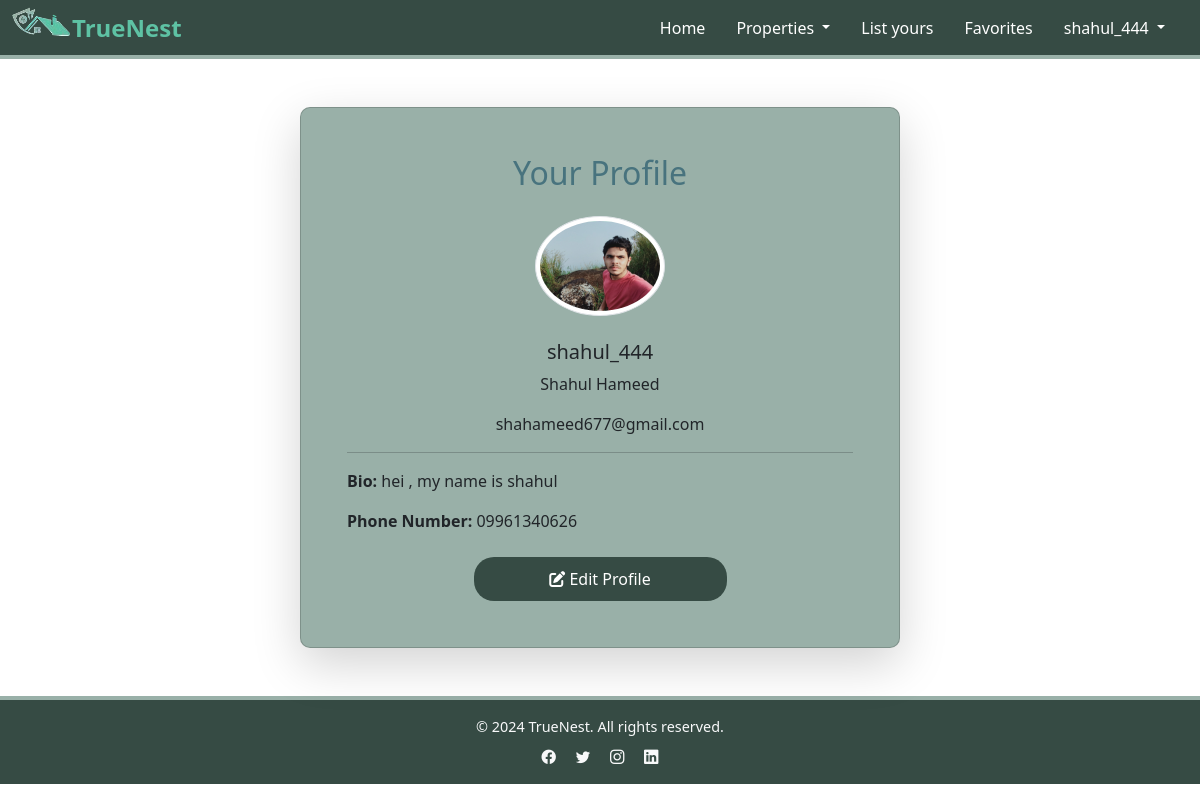
Before: /profile/ (signed in) with the older database file.
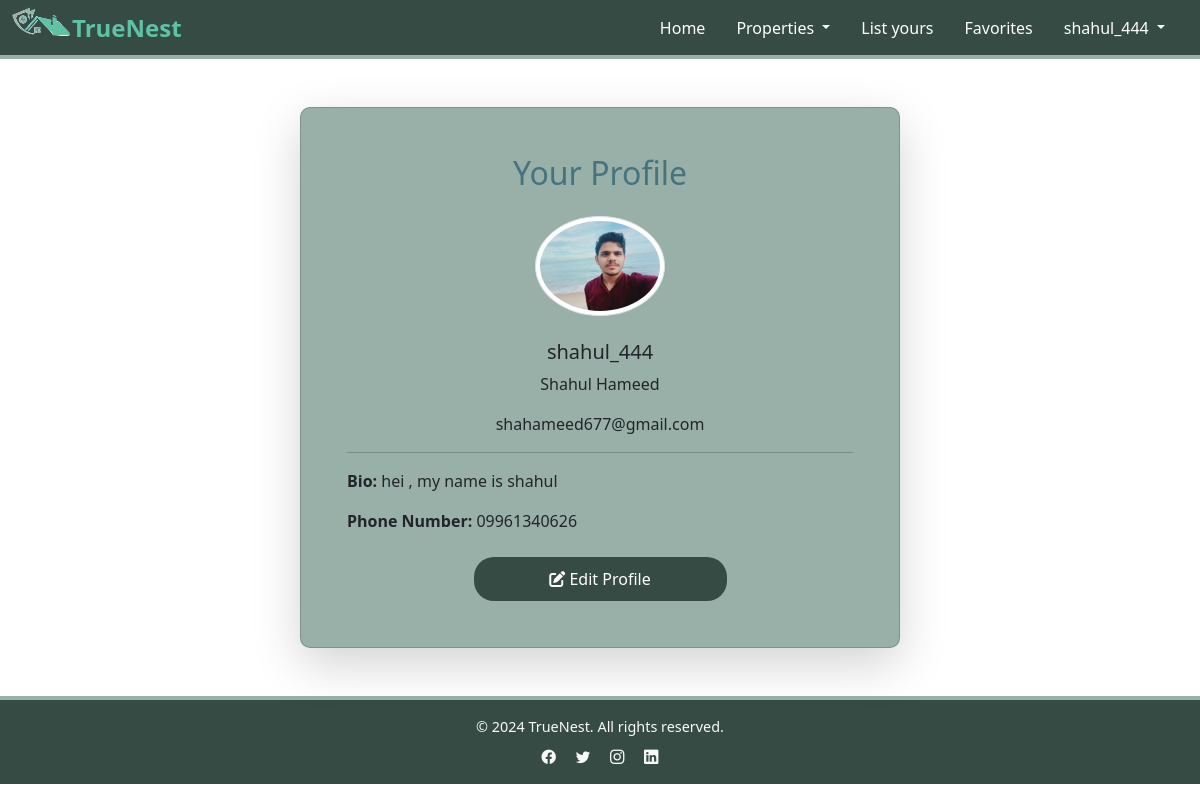
After: the same page with the newer database file.
### users/models.py (models this page shows, shortened)
class Profile(models.Model):
    user = models.OneToOneField(User, on_delete=models.CASCADE)  # Link to the built-in User model
    bio = models.TextField(blank=True, null=True)
    phone_number = models.CharField(max_length=15, blank=True, null=True)
    profile_picture = models.ImageField(upload_to='profile_pics/', blank=True, null=True)

### users/views.py (the view)
# urls.py: path('profile/', views.ProfileListView.as_view(), name='profile_view'),
@method_decorator(login_required, name='dispatch')
class ProfileListView(View):
    def get(self, request, *args, **kwargs):
        try:
            profile = Profile.objects.get(user=request.user)
            return render(request, 'profile.html', {'profile': profile})
        except Profile.DoesNotExist:
            return render(request, 'profile.html', {'profile': None})

### users/templates/profile.html (shortened to what this page needs)
{% extends "base.html" %}
{% load static %}
{% block content %}
<div class="container mt-5 mb-5">
    <div class="card mx-auto shadow-lg register-container" style="max-width: 600px;">
        <div class="card-body">
            {% if profile %}
                <h2 class="text-center mb-4 hdng">Your Profile</h2>
                <div class="text-center mb-4">
                    {% if profile.profile_picture %}
                        <img src="{{ profile.profile_picture.url }}" alt="Profile Picture" class="img-thumbnail rounded-circle" width="130">
                    {% else %}
                        <img src="{% static 'images/default_profile_picture.png' %}" alt="Default Profile Picture" class="img-thumbnail rounded-circle" width="130">
                    {% endif %}
                </div>
                <h5 class="card-title text-center">{{ profile.user.username }}</h5>
                <p class="text-center"> {{ profile.user.first_name  }} {{ profile.user.last_name  }}</p>
                <p class="text-center">{{ profile.user.email }}</p>
                <hr>
                <p><strong>Bio:</strong> {{ profile.bio|default:"No bio added yet." }}</p>
                <p><strong>Phone Number:</strong> {{ profile.phone_number|default:"Not provided." }}</p>
                <div class="text-center mt-4">
                    <a href="{% url 'edit_profile' %}" class="btn reg-btn">
                        <i class="fas fa-edit "></i> Edit Profile
                    </a>
                </div>
            {% endif %}
        </div>
    </div>
</div>
{% endblock %}

### users/templates/base.html (shortened to what this page needs)
{% load static %}
<!DOCTYPE html>
<html lang="en">
  <head>
    <link
      rel="stylesheet"
      href="https://cdn.jsdelivr.net/npm/bootstrap@5.3.0/dist/css/bootstrap.min.css"
    />
    <link
      href="https://cdn.jsdelivr.net/npm/bootstrap-icons/font/bootstrap-icons.css"
      rel="stylesheet"
    />
    <link
      rel="stylesheet"
      href="https://cdnjs.cloudflare.com/ajax/libs/font-awesome/6.0.0-beta3/css/all.min.css"
    />
    <link rel="stylesheet" href="{% static 'css/style.css' %}" />
  </head>
  <body>
    <nav class="navbar navbar-expand-lg">
      <div class="container-fluid">
        <img src="{% static 'images/logo.png' %}" alt="" />
        <a class="navbar-brand" href="{% url 'home_view' %}">TrueNest</a>
        <div class="collapse navbar-collapse" id="navbarNav">
          <ul class="navbar-nav ms-auto">
            <li class="nav-item">
              <a class="nav-link" href="{% url 'home_view' %}">Home</a>
            </li>
            <li class="nav-item dropdown">
              <a
                class="nav-link dropdown-toggle"
                href="#"
                id="navbarDropdown"
                role="button"
                data-bs-toggle="dropdown"
                aria-expanded="false"
              >
                Properties
              </a>
            </li>
            <li class="nav-item">
              <a class="nav-link" href="{% url 'property_list' %}">List yours</a>
            </li>
            <li class="nav-item">
              <a class="nav-link" href="{% url 'favorites_list' %}">Favorites</a>
            </li>
            {% if user.is_authenticated %}
            <li class="nav-item dropdown">
              <a
                class="nav-link dropdown-toggle"
                href="#"
                id="navbarDropdown"
                role="button"
                data-bs-toggle="dropdown"
                aria-expanded="false"
              >
                {{ user.username }}
              </a>
            </li>
            {% endif %}
          </ul>
        </div>
      </div>
    </nav>
    {% block content %} {% endblock %}
    <footer class="text-light text-center py-3">
      <div class="container">
        <p class="mb-2">&copy; 2024 TrueNest. All rights reserved.</p>
        <div>
          <a href="#" class="text-light me-3"><i class="bi bi-facebook"></i></a>
          <a href="#" class="text-light me-3"><i class="bi bi-twitter"></i></a>
          <a href="#" class="text-light me-3"
            ><i class="bi bi-instagram"></i
          ></a>
          <a href="#" class="text-light"><i class="bi bi-linkedin"></i></a>
        </div>
      </div>
    </footer>
  </body>
</html>

### users/static/css/style.css (style rules this page uses)
:root { --light-green: #5ec2a4; --gray: #99b0a8; --darkgreen:#364b44; --bold-green:#204f41; --color5:#48737e; --light-blue:#00a8a4; }
.navbar { background-color:var(--darkgreen); border-bottom: 4px solid var(--gray); padding: 0; }
.navbar-brand { font-size: 1.5rem; font-weight: bold; color:var(--light-green)!important; }
.navbar-nav .nav-link { color: #ffffff !important; font-weight: 500; margin-right: 15px; }
footer { background-color: var(--darkgreen); color: var(--light-green); border-top: 4px solid var(--gray); font-size: 0.9rem; }
.card { border-radius: 10px; overflow: hidden; transition: transform 0.2s ease, box-shadow 0.2s ease; }
.register-container { background-color: var(--gray); border-radius: 10px; box-shadow: 0px 4px 10px rgba(0, 0, 0, 0.1); padding: 30px; margin-top: 20px; }
.reg-btn { background-color: var(--darkgreen); border: none; border-radius: 20px; transition: background-color 0.3s; color: #ffffff; width: 50%; margin: 0 auto; padding: 10px; font-size: 16px; }
.hdng { color: var(--color5); }

Changed rows visible on the page:
changed Profile "hei , my name is shahul": profile_picture: a different picture
